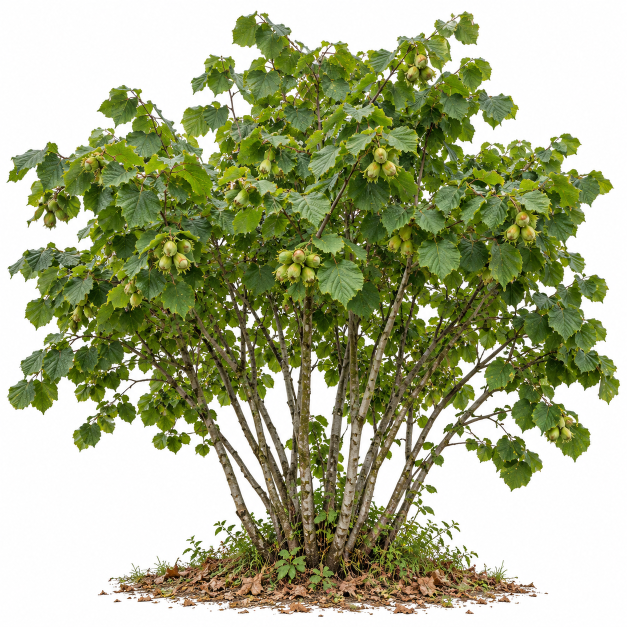
#> input picture assets-src/findik-ocagi-referans.png, 1254 x 1254 px (shown at 1/2 size)
$ python unchecker.py ../assets-src/findik-ocagi-referans.png ../assets-src/findik-ocagi-referans.png 5
#> lines starting #> are read from the running program, lines starting #| are printed output that depends on the picture
"""Dev: strip a checkerboard baked into a generated picture (flood from the edges over light greys),
crop to what is left, scale to the given width, save as webp.
unchecker.py <in.png> <out.webp> <width> [--holes]: --holes clears enclosed patches of it too (not for
pictures with white clouds or the like inside)."""
import sys
from collections import deque
from PIL import Image, ImageFilter

src, out, width = sys.argv[1], sys.argv[2], int(sys.argv[3])
im = Image.open(src).convert('RGBA')
w, h = im.size
#> w = 1254; h = 1254
px = im.load()
bg = lambda p: max(p[:3]) - min(p[:3]) <= 14 and min(p[:3]) >= 185
seen = bytearray(w * h)
q = deque([(x, y) for x in range(w) for y in (0, h - 1)] + [(x, y) for y in range(h) for x in (0, w - 1)])
if '--holes' in sys.argv:
    # Seed every large enough patch of the pattern (a few squares' worth of light grey in a block).
    q.extend((x, y) for y in range(0, h, 4) for x in range(0, w, 4) if all(bg(px[min(w - 1, x + dx), min(h - 1, y + dy)]) for dx in (0, 12, 24) for dy in (0, 12, 24)))
while q:
    x, y = q.popleft()
    i = y * w + x
    if seen[i]:
        continue
    seen[i] = 1
    if not bg(px[x, y]):
        continue
    px[x, y] = (0, 0, 0, 0)
    for X, Y in ((x + 1, y), (x - 1, y), (x, y + 1), (x, y - 1)):
        if 0 <= X < w and 0 <= Y < h and not seen[Y * w + X]:
            q.append((X, Y))
# Soften the cut edge, crop to the picture, scale.
a = im.split()[3].filter(ImageFilter.MinFilter(3)).filter(ImageFilter.GaussianBlur(1))
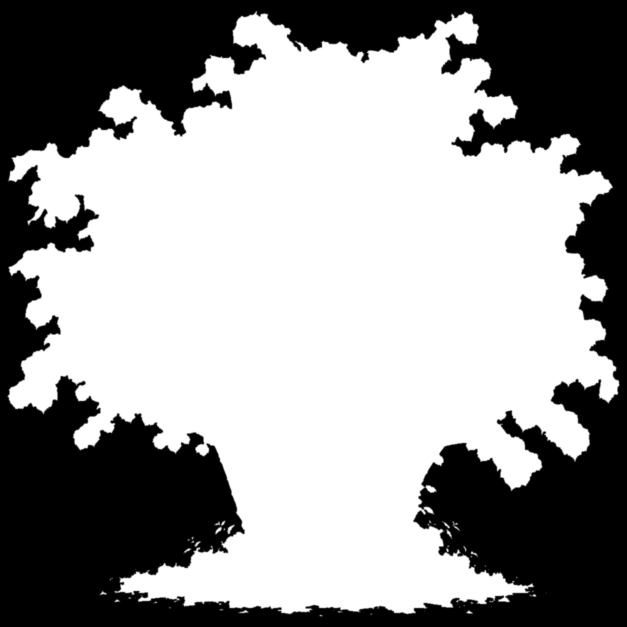
#> a: PIL image 1254x1254 L (shown at 1/2 size); min 0, max 255, mean 152.5
im.putalpha(a)
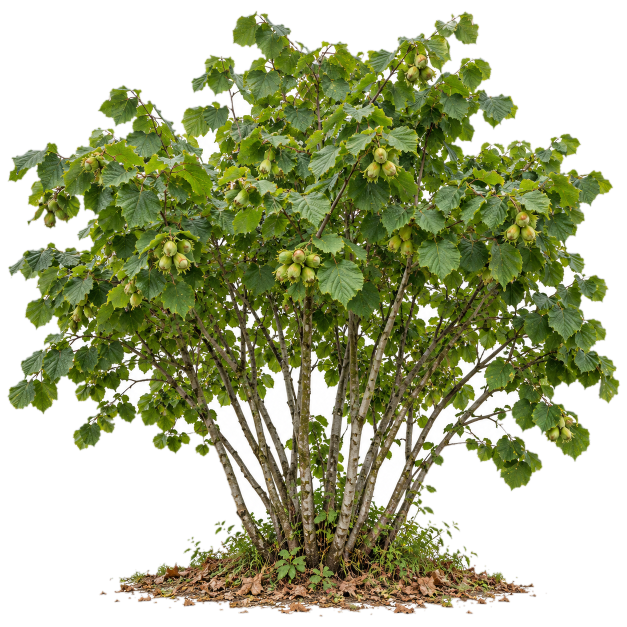
#> im: PIL image 1254x1254 RGBA (shown at 1/2 size); mean R, G, B, A 68.9, 74.7, 39.3, 152.5; transparent parts drawn white
im = im.crop(a.point(lambda v: 255 if v > 30 else 0).getbbox())
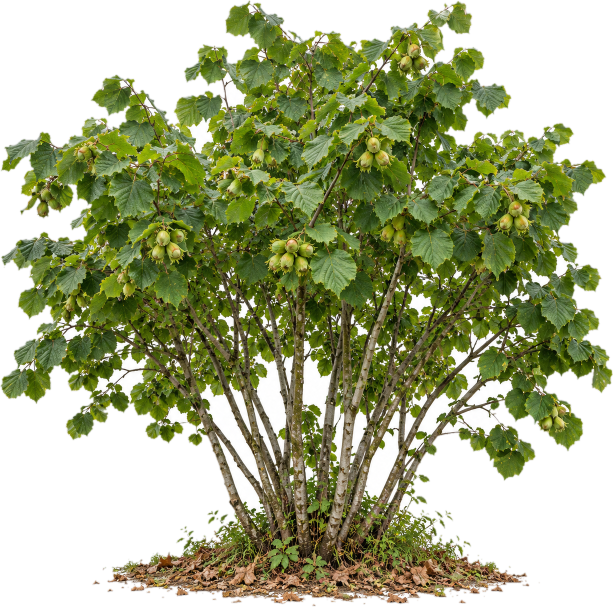
#> im: PIL image 1226x1213 RGBA (shown at 1/2 size); mean R, G, B, A 72.9, 79, 41.5, 161.3; transparent parts drawn white
im = im.resize((width, round(im.height * width / im.width)), Image.LANCZOS)
im.save(out, quality=86, method=6)
print(out, im.size)
#| ../assets-src/findik-ocagi-referans.png (5, 5)
